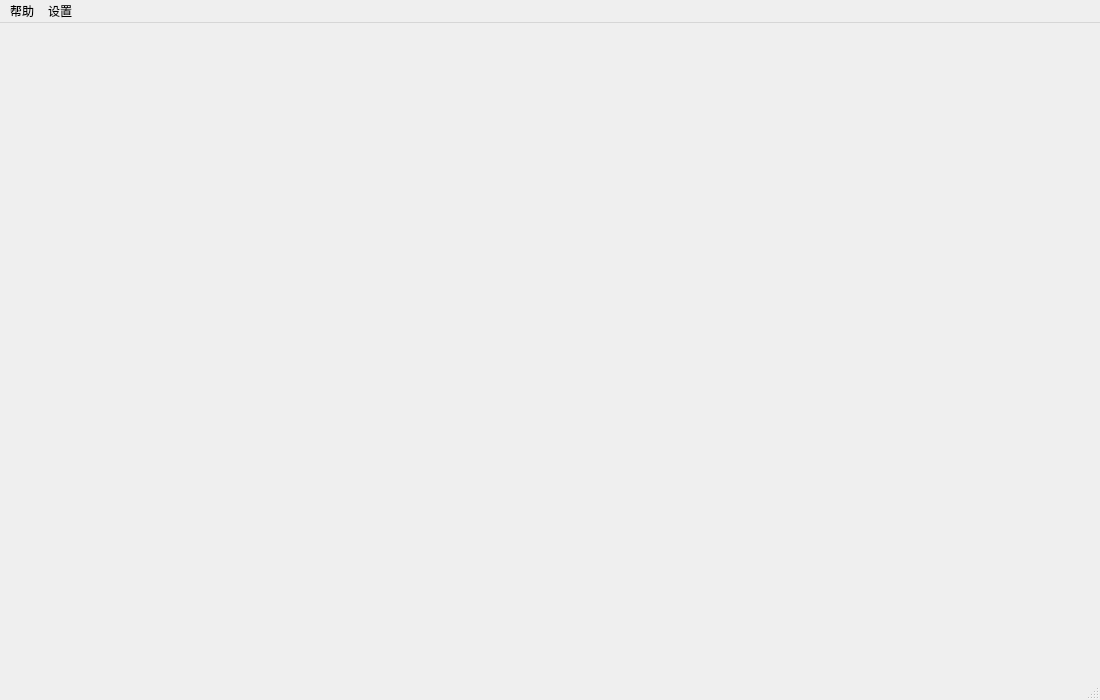
<?xml version="1.0" encoding="UTF-8"?>
<ui version="4.0">
 <class>MainWindow</class>
 <widget class="QMainWindow" name="MainWindow">
  <property name="geometry">
   <rect>
    <x>0</x>
    <y>0</y>
    <width>1100</width>
    <height>700</height>
   </rect>
  </property>
  <property name="windowTitle">
   <string>MainWindow</string>
  </property>
  <widget class="QWidget" name="centralwidget">
   <layout class="QHBoxLayout" name="horizontalLayout" stretch="0">
    <property name="spacing">
     <number>0</number>
    </property>
    <property name="leftMargin">
     <number>1</number>
    </property>
    <property name="topMargin">
     <number>1</number>
    </property>
    <property name="rightMargin">
     <number>1</number>
    </property>
    <property name="bottomMargin">
     <number>1</number>
    </property>
    <item>
     <widget class="QStackedWidget" name="stackedWidget"/>
    </item>
   </layout>
  </widget>
  <widget class="QMenuBar" name="menubar">
   <property name="geometry">
    <rect>
     <x>0</x>
     <y>0</y>
     <width>1100</width>
     <height>21</height>
    </rect>
   </property>
   <widget class="QMenu" name="menu">
    <property name="title">
     <string>帮助</string>
    </property>
    <addaction name="action"/>
   </widget>
   <widget class="QMenu" name="menu_2">
    <property name="title">
     <string>设置</string>
    </property>
    <addaction name="action_2"/>
    <addaction name="separator"/>
    <addaction name="action_4"/>
   </widget>
   <addaction name="menu"/>
   <addaction name="menu_2"/>
  </widget>
  <widget class="QStatusBar" name="statusbar"/>
  <action name="action">
   <property name="text">
    <string>操作说明</string>
   </property>
  </action>
  <action name="action_2">
   <property name="text">
    <string>系统设置</string>
   </property>
  </action>
  <action name="action_4">
   <property name="text">
    <string>服务重启</string>
   </property>
  </action>
 </widget>
 <resources/>
 <connections/>
</ui>
